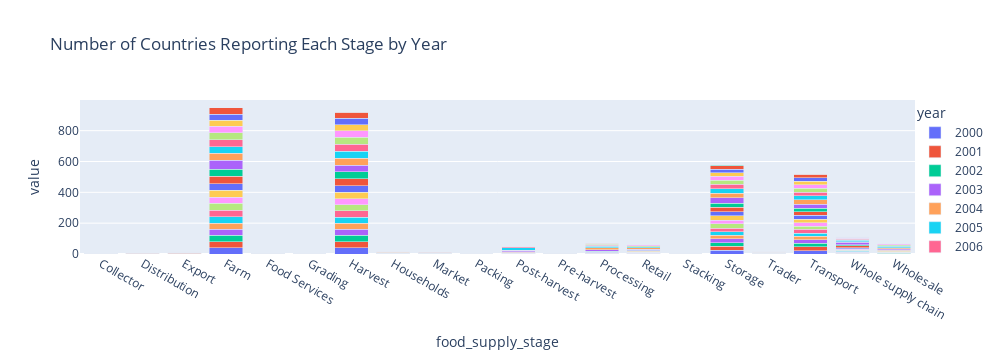

The cell this chart's notebook holds for it:
### Markdown cell above
It could be interesting to visualize the number of countries reporting each stage for the through the years

### Code cell
import pandas as pd
import plotly.express as px

# Group by stages and years, and count the number of unique countries reporting each stage for each year
stage_counts = stages_df.groupby(['year', 'food_supply_stage']).agg({'country': 'nunique'}).reset_index()

# Pivot the data to create a table suitable for plotting
pivot_stage_counts = stage_counts.pivot(index='food_supply_stage', columns='year', values='country').fillna(0)

# Create the stacked bar plot
fig = px.bar(pivot_stage_counts, x=pivot_stage_counts.index, y=pivot_stage_counts.columns,
             title='Number of Countries Reporting Each Stage by Year',
             labels={'x': 'Food Supply Stage', 'y': 'Num. Countries'},
             barmode='stack')

# Set plot width to 1000
fig.update_layout(width=1000)

# Show legend in two columns
fig.update_layout(legend=dict(x=1.0, y=1.0, orientation='v', bgcolor='rgba(255, 255, 255, 0)', bordercolor='rgba(255, 255, 255, 0)'))

# Show the plot
fig.show()

### Figure 1 — Plotly figure (JSON) as saved in the notebook; plotly's stock layout.template omitted (floating-point values rounded to 4 significant figures)
{"data": [{"alignmentgroup": "True", "hovertemplate": "year=2000<br>food_supply_stage=%{x}<br>value=%{y}<extra></extra>", "legendgroup": "2000", "marker": {"color": "#636efa", "pattern": {"shape": ""}}, "name": "2000", "offsetgroup": "2000", "orientation": "v", "showlegend": true, "textposition": "auto", "type": "bar", "x": ["Collector", "Distribution", "Export", "Farm", "Food Services", "Grading", "Harvest", "Households", "Market", "Packing", "Post-harvest", "Pre-harvest", "Processing", "Retail", "Stacking", "Storage", "Trader", "Transport", "Whole supply chain", "Wholesale"], "xaxis": "x", "y": [0, 0, 3, 39, 0, 0, 39, 0, 0, 0, 0, 0, 0, 0, 0, 23, 0, 22, 1, 1], "yaxis": "y"}, {"alignmentgroup": "True", "hovertemplate": "year=2001<br>food_supply_stage=%{x}<br>value=%{y}<extra></extra>", "legendgroup": "2001", "marker": {"color": "#EF553B", "pattern": {"shape": ""}}, "name": "2001", "offsetgroup": "2001", "orientation": "v", "showlegend": true, "textposition": "auto", "type": "bar", "x": ["Collector", "Distribution", "Export", "Farm", "Food Services", "Grading", "Harvest", "Households", "Market", "Packing", "Post-harvest", "Pre-harvest", "Processing", "Retail", "Stacking", "Storage", "Trader", "Transport", "Whole supply chain", "Wholesale"], "xaxis": "x", "y": [0, 0, 3, 42, 0, 0, 42, 0, 0, 0, 1, 0, 2, 2, 0, 26, 1, 26, 3, 2], "yaxis": "y"}, {"alignmentgroup": "True", "hovertemplate": "year=2002<br>food_supply_stage=%{x}<br>value=%{y}<extra></extra>", "legendgroup": "2002", "marker": {"color": "#00cc96", "pattern": {"shape": ""}}, "name": "2002", "offsetgroup": "2002", "orientation": "v", "showlegend": true, "textposition": "auto", "type": "bar", "x": ["Collector", "Distribution", "Export", "Farm", "Food Services", "Grading", "Harvest", "Households", "Market", "Packing", "Post-harvest", "Pre-harvest", "Processing", "Retail", "Stacking", "Storage", "Trader", "Transport", "Whole supply chain", "Wholesale"], "xaxis": "x", "y": [0, 0, 2, 40, 0, 0, 40, 0, 0, 0, 1, 0, 0, 1, 0, 25, 1, 22, 2, 2], "yaxis": "y"}, {"alignmentgroup": "True", "hovertemplate": "year=2003<br>food_supply_stage=%{x}<br>value=%{y}<extra></extra>", "legendgroup": "2003", "marker": {"color": "#ab63fa", "pattern": {"shape": ""}}, "name": "2003", "offsetgroup": "2003", "orientation": "v", "showlegend": true, "textposition": "auto", "type": "bar", "x": ["Collector", "Distribution", "Export", "Farm", "Food Services", "Grading", "Harvest", "Households", "Market", "Packing", "Post-harvest", "Pre-harvest", "Processing", "Retail", "Stacking", "Storage", "Trader", "Transport", "Whole supply chain", "Wholesale"], "xaxis": "x", "y": [0, 0, 3, 40, 0, 0, 39, 0, 0, 0, 0, 0, 0, 3, 0, 25, 0, 23, 4, 2], "yaxis": "y"}, {"alignmentgroup": "True", "hovertemplate": "year=2004<br>food_supply_stage=%{x}<br>value=%{y}<extra></extra>", "legendgroup": "2004", "marker": {"color": "#FFA15A", "pattern": {"shape": ""}}, "name": "2004", "offsetgroup": "2004", "orientation": "v", "showlegend": true, "textposition": "auto", "type": "bar", "x": ["Collector", "Distribution", "Export", "Farm", "Food Services", "Grading", "Harvest", "Households", "Market", "Packing", "Post-harvest", "Pre-harvest", "Processing", "Retail", "Stacking", "Storage", "Trader", "Transport", "Whole supply chain", "Wholesale"], "xaxis": "x", "y": [0, 0, 0, 40, 0, 0, 39, 0, 0, 0, 2, 0, 0, 0, 0, 22, 0, 21, 3, 0], "yaxis": "y"}, {"alignmentgroup": "True", "hovertemplate": "year=2005<br>food_supply_stage=%{x}<br>value=%{y}<extra></extra>", "legendgroup": "2005", "marker": {"color": "#19d3f3", "pattern": {"shape": ""}}, "name": "2005", "offsetgroup": "2005", "orientation": "v", "showlegend": true, "textposition": "auto", "type": "bar", "x": ["Collector", "Distribution", "Export", "Farm", "Food Services", "Grading", "Harvest", "Households", "Market", "Packing", "Post-harvest", "Pre-harvest", "Processing", "Retail", "Stacking", "Storage", "Trader", "Transport", "Whole supply chain", "Wholesale"], "xaxis": "x", "y": [0, 0, 0, 42, 0, 0, 39, 0, 0, 0, 1, 0, 1, 3, 0, 22, 0, 22, 6, 0], "yaxis": "y"}, {"alignmentgroup": "True", "hovertemplate": "year=2006<br>food_supply_stage=%{x}<br>value=%{y}<extra></extra>", "legendgroup": "2006", "marker": {"color": "#FF6692", "pattern": {"shape": ""}}, "name": "2006", "offsetgroup": "2006", "orientation": "v", "showlegend": true, "textposition": "auto", "type": "bar", "x": ["Collector", "Distribution", "Export", "Farm", "Food Services", "Grading", "Harvest", "Households", "Market", "Packing", "Post-harvest", "Pre-harvest", "Processing", "Retail", "Stacking", "Storage", "Trader", "Transport", "Whole supply chain", "Wholesale"], "xaxis": "x", "y": [0, 0, 0, 42, 0, 0, 41, 0, 0, 0, 0, 0, 1, 2, 0, 24, 1, 23, 3, 2], "yaxis": "y"}, {"alignmentgroup": "True", "hovertemplate": "year=2007<br>food_supply_stage=%{x}<br>value=%{y}<extra></extra>", "legendgroup": "2007", "marker": {"color": "#B6E880", "pattern": {"shape": ""}}, "name": "2007", "offsetgroup": "2007", "orientation": "v", "showlegend": true, "textposition": "auto", "type": "bar", "x": ["Collector", "Distribution", "Export", "Farm", "Food Services", "Grading", "Harvest", "Households", "Market", "Packing", "Post-harvest", "Pre-harvest", "Processing", "Retail", "Stacking", "Storage", "Trader", "Transport", "Whole supply chain", "Wholesale"], "xaxis": "x", "y": [0, 0, 0, 44, 0, 0, 41, 0, 0, 0, 0, 0, 2, 0, 0, 29, 0, 22, 1, 1], "yaxis": "y"}, {"alignmentgroup": "True", "hovertemplate": "year=2008<br>food_supply_stage=%{x}<br>value=%{y}<extra></extra>", "legendgroup": "2008", "marker": {"color": "#FF97FF", "pattern": {"shape": ""}}, "name": "2008", "offsetgroup": "2008", "orientation": "v", "showlegend": true, "textposition": "auto", "type": "bar", "x": ["Collector", "Distribution", "Export", "Farm", "Food Services", "Grading", "Harvest", "Households", "Market", "Packing", "Post-harvest", "Pre-harvest", "Processing", "Retail", "Stacking", "Storage", "Trader", "Transport", "Whole supply chain", "Wholesale"], "xaxis": "x", "y": [0, 0, 0, 40, 1, 0, 39, 1, 1, 0, 1, 1, 1, 1, 0, 24, 0, 22, 7, 1], "yaxis": "y"}, {"alignmentgroup": "True", "hovertemplate": "year=2009<br>food_supply_stage=%{x}<br>value=%{y}<extra></extra>", "legendgroup": "2009", "marker": {"color": "#FECB52", "pattern": {"shape": ""}}, "name": "2009", "offsetgroup": "2009", "orientation": "v", "showlegend": true, "textposition": "auto", "type": "bar", "x": ["Collector", "Distribution", "Export", "Farm", "Food Services", "Grading", "Harvest", "Households", "Market", "Packing", "Post-harvest", "Pre-harvest", "Processing", "Retail", "Stacking", "Storage", "Trader", "Transport", "Whole supply chain", "Wholesale"], "xaxis": "x", "y": [0, 0, 0, 44, 1, 0, 42, 2, 1, 0, 0, 1, 2, 6, 0, 27, 2, 23, 5, 6], "yaxis": "y"}, {"alignmentgroup": "True", "hovertemplate": "year=2010<br>food_supply_stage=%{x}<br>value=%{y}<extra></extra>", "legendgroup": "2010", "marker": {"color": "#636efa", "pattern": {"shape": ""}}, "name": "2010", "offsetgroup": "2010", "orientation": "v", "showlegend": true, "textposition": "auto", "type": "bar", "x": ["Collector", "Distribution", "Export", "Farm", "Food Services", "Grading", "Harvest", "Households", "Market", "Packing", "Post-harvest", "Pre-harvest", "Processing", "Retail", "Stacking", "Storage", "Trader", "Transport", "Whole supply chain", "Wholesale"], "xaxis": "x", "y": [0, 0, 0, 44, 1, 0, 43, 1, 0, 0, 3, 0, 2, 5, 0, 28, 1, 24, 6, 5], "yaxis": "y"}, {"alignmentgroup": "True", "hovertemplate": "year=2011<br>food_supply_stage=%{x}<br>value=%{y}<extra></extra>", "legendgroup": "2011", "marker": {"color": "#EF553B", "pattern": {"shape": ""}}, "name": "2011", "offsetgroup": "2011", "orientation": "v", "showlegend": true, "textposition": "auto", "type": "bar", "x": ["Collector", "Distribution", "Export", "Farm", "Food Services", "Grading", "Harvest", "Households", "Market", "Packing", "Post-harvest", "Pre-harvest", "Processing", "Retail", "Stacking", "Storage", "Trader", "Transport", "Whole supply chain", "Wholesale"], "xaxis": "x", "y": [0, 0, 1, 47, 0, 1, 45, 0, 0, 1, 1, 0, 5, 3, 0, 29, 0, 25, 11, 3], "yaxis": "y"}, {"alignmentgroup": "True", "hovertemplate": "year=2012<br>food_supply_stage=%{x}<br>value=%{y}<extra></extra>", "legendgroup": "2012", "marker": {"color": "#00cc96", "pattern": {"shape": ""}}, "name": "2012", "offsetgroup": "2012", "orientation": "v", "showlegend": true, "textposition": "auto", "type": "bar", "x": ["Collector", "Distribution", "Export", "Farm", "Food Services", "Grading", "Harvest", "Households", "Market", "Packing", "Post-harvest", "Pre-harvest", "Processing", "Retail", "Stacking", "Storage", "Trader", "Transport", "Whole supply chain", "Wholesale"], "xaxis": "x", "y": [0, 0, 0, 46, 0, 0, 43, 1, 0, 0, 4, 0, 1, 3, 0, 25, 1, 23, 9, 4], "yaxis": "y"}, {"alignmentgroup": "True", "hovertemplate": "year=2013<br>food_supply_stage=%{x}<br>value=%{y}<extra></extra>", "legendgroup": "2013", "marker": {"color": "#ab63fa", "pattern": {"shape": ""}}, "name": "2013", "offsetgroup": "2013", "orientation": "v", "showlegend": true, "textposition": "auto", "type": "bar", "x": ["Collector", "Distribution", "Export", "Farm", "Food Services", "Grading", "Harvest", "Households", "Market", "Packing", "Post-harvest", "Pre-harvest", "Processing", "Retail", "Stacking", "Storage", "Trader", "Transport", "Whole supply chain", "Wholesale"], "xaxis": "x", "y": [0, 0, 1, 57, 0, 0, 45, 3, 1, 0, 9, 1, 11, 3, 0, 36, 2, 26, 14, 6], "yaxis": "y"}, {"alignmentgroup": "True", "hovertemplate": "year=2014<br>food_supply_stage=%{x}<br>value=%{y}<extra></extra>", "legendgroup": "2014", "marker": {"color": "#FFA15A", "pattern": {"shape": ""}}, "name": "2014", "offsetgroup": "2014", "orientation": "v", "showlegend": true, "textposition": "auto", "type": "bar", "x": ["Collector", "Distribution", "Export", "Farm", "Food Services", "Grading", "Harvest", "Households", "Market", "Packing", "Post-harvest", "Pre-harvest", "Processing", "Retail", "Stacking", "Storage", "Trader", "Transport", "Whole supply chain", "Wholesale"], "xaxis": "x", "y": [0, 1, 1, 46, 0, 1, 45, 2, 0, 1, 1, 0, 12, 7, 0, 30, 3, 29, 5, 5], "yaxis": "y"}, {"alignmentgroup": "True", "hovertemplate": "year=2015<br>food_supply_stage=%{x}<br>value=%{y}<extra></extra>", "legendgroup": "2015", "marker": {"color": "#19d3f3", "pattern": {"shape": ""}}, "name": "2015", "offsetgroup": "2015", "orientation": "v", "showlegend": true, "textposition": "auto", "type": "bar", "x": ["Collector", "Distribution", "Export", "Farm", "Food Services", "Grading", "Harvest", "Households", "Market", "Packing", "Post-harvest", "Pre-harvest", "Processing", "Retail", "Stacking", "Storage", "Trader", "Transport", "Whole supply chain", "Wholesale"], "xaxis": "x", "y": [0, 2, 0, 43, 0, 0, 46, 4, 1, 0, 17, 0, 11, 8, 0, 29, 0, 26, 10, 11], "yaxis": "y"}, {"alignmentgroup": "True", "hovertemplate": "year=2016<br>food_supply_stage=%{x}<br>value=%{y}<extra></extra>", "legendgroup": "2016", "marker": {"color": "#FF6692", "pattern": {"shape": ""}}, "name": "2016", "offsetgroup": "2016", "orientation": "v", "showlegend": true, "textposition": "auto", "type": "bar", "x": ["Collector", "Distribution", "Export", "Farm", "Food Services", "Grading", "Harvest", "Households", "Market", "Packing", "Post-harvest", "Pre-harvest", "Processing", "Retail", "Stacking", "Storage", "Trader", "Transport", "Whole supply chain", "Wholesale"], "xaxis": "x", "y": [0, 0, 0, 44, 0, 0, 43, 1, 2, 0, 6, 0, 6, 1, 1, 27, 5, 23, 7, 4], "yaxis": "y"}, {"alignmentgroup": "True", "hovertemplate": "year=2017<br>food_supply_stage=%{x}<br>value=%{y}<extra></extra>", "legendgroup": "2017", "marker": {"color": "#B6E880", "pattern": {"shape": ""}}, "name": "2017", "offsetgroup": "2017", "orientation": "v", "showlegend": true, "textposition": "auto", "type": "bar", "x": ["Collector", "Distribution", "Export", "Farm", "Food Services", "Grading", "Harvest", "Households", "Market", "Packing", "Post-harvest", "Pre-harvest", "Processing", "Retail", "Stacking", "Storage", "Trader", "Transport", "Whole supply chain", "Wholesale"], "xaxis": "x", "y": [0, 0, 0, 47, 1, 0, 45, 1, 0, 0, 1, 3, 5, 4, 0, 28, 1, 23, 3, 5], "yaxis": "y"}, {"alignmentgroup": "True", "hovertemplate": "year=2018<br>food_supply_stage=%{x}<br>value=%{y}<extra></extra>", "legendgroup": "2018", "marker": {"color": "#FF97FF", "pattern": {"shape": ""}}, "name": "2018", "offsetgroup": "2018", "orientation": "v", "showlegend": true, "textposition": "auto", "type": "bar", "x": ["Collector", "Distribution", "Export", "Farm", "Food Services", "Grading", "Harvest", "Households", "Market", "Packing", "Post-harvest", "Pre-harvest", "Processing", "Retail", "Stacking", "Storage", "Trader", "Transport", "Whole supply chain", "Wholesale"], "xaxis": "x", "y": [2, 0, 0, 41, 1, 0, 45, 1, 3, 1, 1, 0, 3, 8, 0, 26, 1, 25, 3, 6], "yaxis": "y"}, {"alignmentgroup": "True", "hovertemplate": "year=2019<br>food_supply_stage=%{x}<br>value=%{y}<extra></extra>", "legendgroup": "2019", "marker": {"color": "#FECB52", "pattern": {"shape": ""}}, "name": "2019", "offsetgroup": "2019", "orientation": "v", "showlegend": true, "textposition": "auto", "type": "bar", "x": ["Collector", "Distribution", "Export", "Farm", "Food Services", "Grading", "Harvest", "Households", "Market", "Packing", "Post-harvest", "Pre-harvest", "Processing", "Retail", "Stacking", "Storage", "Trader", "Transport", "Whole supply chain", "Wholesale"], "xaxis": "x", "y": [0, 0, 0, 40, 0, 0, 39, 0, 0, 0, 0, 0, 1, 0, 0, 23, 0, 22, 3, 0], "yaxis": "y"}, {"alignmentgroup": "True", "hovertemplate": "year=2020<br>food_supply_stage=%{x}<br>value=%{y}<extra></extra>", "legendgroup": "2020", "marker": {"color": "#636efa", "pattern": {"shape": ""}}, "name": "2020", "offsetgroup": "2020", "orientation": "v", "showlegend": true, "textposition": "auto", "type": "bar", "x": ["Collector", "Distribution", "Export", "Farm", "Food Services", "Grading", "Harvest", "Households", "Market", "Packing", "Post-harvest", "Pre-harvest", "Processing", "Retail", "Stacking", "Storage", "Trader", "Transport", "Whole supply chain", "Wholesale"], "xaxis": "x", "y": [0, 0, 0, 39, 0, 0, 39, 0, 0, 0, 0, 0, 1, 0, 0, 22, 0, 22, 3, 0], "yaxis": "y"}, {"alignmentgroup": "True", "hovertemplate": "year=2021<br>food_supply_stage=%{x}<br>value=%{y}<extra></extra>", "legendgroup": "2021", "marker": {"color": "#EF553B", "pattern": {"shape": ""}}, "name": "2021", "offsetgroup": "2021", "orientation": "v", "showlegend": true, "textposition": "auto", "type": "bar", "x": ["Collector", "Distribution", "Export", "Farm", "Food Services", "Grading", "Harvest", "Households", "Market", "Packing", "Post-harvest", "Pre-harvest", "Processing", "Retail", "Stacking", "Storage", "Trader", "Transport", "Whole supply chain", "Wholesale"], "xaxis": "x", "y": [0, 3, 0, 41, 0, 0, 41, 2, 1, 0, 0, 0, 4, 1, 0, 23, 0, 23, 1, 1], "yaxis": "y"}, {"alignmentgroup": "True", "hovertemplate": "year=2022<br>food_supply_stage=%{x}<br>value=%{y}<extra></extra>", "legendgroup": "2022", "marker": {"color": "#00cc96", "pattern": {"shape": ""}}, "name": "2022", "offsetgroup": "2022", "orientation": "v", "showlegend": true, "textposition": "auto", "type": "bar", "x": ["Collector", "Distribution", "Export", "Farm", "Food Services", "Grading", "Harvest", "Households", "Market", "Packing", "Post-harvest", "Pre-harvest", "Processing", "Retail", "Stacking", "Storage", "Trader", "Transport", "Whole supply chain", "Wholesale"], "xaxis": "x", "y": [0, 0, 0, 1, 0, 0, 1, 0, 0, 0, 0, 0, 0, 0, 0, 2, 0, 0, 1, 0], "yaxis": "y"}], "layout": {"barmode": "stack", "height": 360, "legend": {"bgcolor": "rgba(255, 255, 255, 0)", "bordercolor": "rgba(255, 255, 255, 0)", "orientation": "v", "title": {"text": "year"}, "tracegroupgap": 0, "x": 1, "y": 1}, "title": {"text": "Number of Countries Reporting Each Stage by Year"}, "width": 1000, "xaxis": {"anchor": "y", "autorange": true, "domain": [0, 1], "range": [-0.5, 19.5], "title": {"text": "food_supply_stage"}, "type": "category"}, "yaxis": {"anchor": "x", "autorange": true, "domain": [0, 1], "range": [0, 998.9], "title": {"text": "value"}, "type": "linear"}}}
